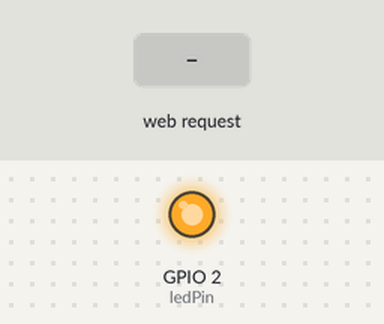
Bench run of a sketch on a simulated ESP8266 (NodeMCU). Shown: output pins drawn as LEDs (lit = HIGH). The test bench sets the inputs (shaded band). WiFi joins after 1.5 s; servers stay silent unless stated; what the sketch prints to the serial monitor is not drawn.

Above: at 2.7 s.
2.8 s: HTTP request GET /LED=ON received
At 3.1 s:
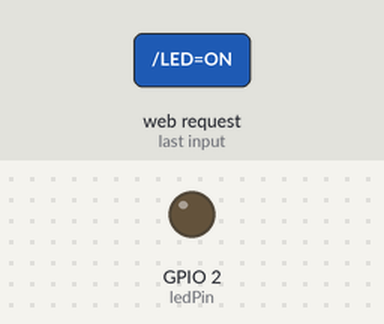
4.3 s: HTTP request GET /LED=OFF received
At 5.4 s:
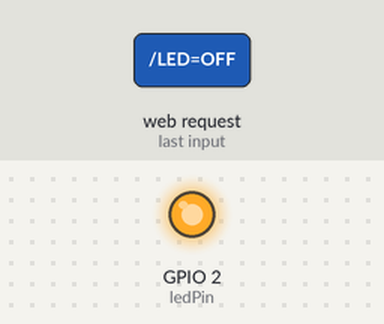
Timing chart, 0 to 7.3 s (numbered marks = the images above; inputs shaded):
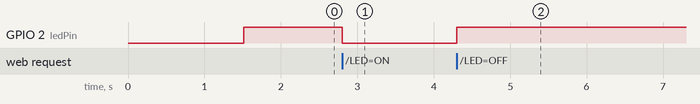

Measured:
- after the input at 2.8 s, GPIO 2 (ledPin): HIGH → LOW at once
- after the input at 4.3 s, GPIO 2 (ledPin): LOW → HIGH at once

The sketch:

main.ino
```cpp
#include <ESP8266WiFi.h>

const char* ssid = "red";
const char* password = "clave";

int ledPin = LED_BUILTIN;
WiFiServer server(80);

void setup() {
  Serial.begin(115200);
  delay(10);


  WiFi.begin(ssid, password);

  while (WiFi.status() != WL_CONNECTED) {
    delay(500);
  }
  // Start the server
  server.begin();
  Serial.println("Server started");

  // Print the IP address
  Serial.print("Use this URL to connect: ");
  Serial.print("http://");
  Serial.print(WiFi.localIP());
  Serial.println("/");

 /*
 The blue LED on the ESP-01 module is connected to GPIO1
 (which is also the TXD pin; so we cannot use Serial.print() at the same time)
 Note that this sketch uses LED_BUILTIN to find the pin with the internal LED
*/
  pinMode(ledPin, OUTPUT);
  digitalWrite(ledPin, HIGH);
}

void loop() {
  // Check if a client has connected
  WiFiClient client = server.available();
  if (!client) {
    return;
  }

  // Wait until the client sends some data

  while(!client.available()){
    delay(1);
  }

  // Read the first line of the request
  String request = client.readStringUntil('\r');
  client.flush();

  // Match the request

  int value = LOW;
  if (request.indexOf("/LED=OFF") != -1)  {
    digitalWrite(ledPin, HIGH);
    value = HIGH;
  }
  if (request.indexOf("/LED=ON") != -1)  {
    digitalWrite(ledPin, LOW);
    value = LOW;
  }

// Set ledPin according to the request
//digitalWrite(ledPin, value);

  // Return the response
  client.println("HTTP/1.1 200 OK");
  client.println("Content-Type: text/html");
  client.println(""); //  do not forget this one
  client.println("<!DOCTYPE HTML>");
  client.println("<html>");

  client.print("Led pin is now: ");

  if(value == LOW) {
    client.print("On");
  } else {
    client.print("Off");
  }
  client.println("<br><br>");
  client.println("<a href=\"/LED=ON\"\"><button>Turn On </button></a>");
  client.println("<a href=\"/LED=OFF\"\"><button>Turn Off </button></a><br />");
  client.println("</html>");

  delay(1);

}
 
```
